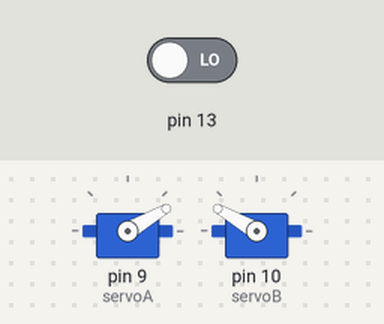
Recording of a sketch running on a simulated Arduino Uno, built with avr-gcc and run on an emulated ATmega328P. Parts: 2 × servo. Inputs (shaded band) come from the test bench; at power-on: pin 13 LOW. What the sketch prints to the serial monitor is not drawn.

Above: at 6.7 s.
6.8 s: pin 13 driven HIGH
At 8.7 s:
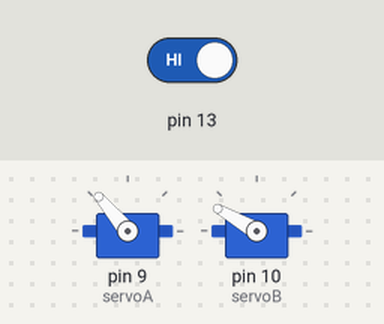
At 10.2 s:
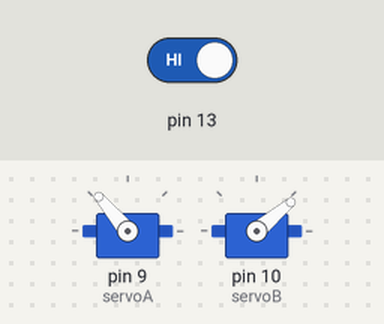
Timing chart, 0 to 11.7 s (numbered marks = the images above; inputs shaded):
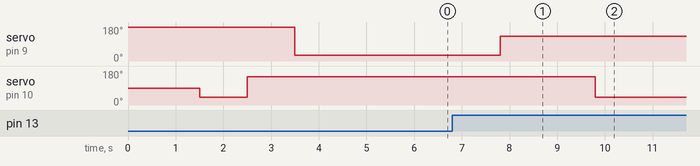

The sketch:

pad2.ino
```cpp
#include <Servo.h>
#include <SoftwareSerial.h>

SoftwareSerial mySerial(2, 255);  // RX=2, TX=未使用

Servo servoA;
Servo servoB;
Servo servoC;

int angleA = 180;
int angleB = 40;
int angleC = 105;

int dis_val_mm = 0;

volatile bool risingFlag = false;
volatile bool fallingFlag = false;
int prevState = LOW;  // 直前の状態（初期値LOW）

void setup() {
  // put your setup code here, to run once:
  Serial.begin(9600);
  mySerial.begin(9600);     // 親からの受信開始

  servoA.attach(9);    // デカサーボ
  servoB.attach(10);   // ミニサーボ
  //servoC.attach(9);   //角度サーボ

  servoA.write(angleA);
  delay(1500);
  servoB.write(angleB);

  delay(1000);
  servoB.write(150); //ミニサーボをロック位置にセット
  delay(1000);
  servoA.write(30);
  delay(2000);
}

void loop() {
  if (mySerial.available()) {
  String str = mySerial.readStringUntil('\n');  // 改行まで読む
  dis_val_mm = str.toInt();
  //Serial.print("受信データ: ");
  //Serial.println(dis_val_mm);
  }

  int state = digitalRead(13);

  if (prevState == LOW && state == HIGH) {
    risingFlag = true;
  } else if (prevState == HIGH && state == LOW){
    fallingFlag = true;
  }

  prevState = state; // 状態を記憶

  if (risingFlag) {
    int val = (257 - dis_val_mm) / 2;
    angleA = constrain(val, 130, 0);
    //angleA=30;

    delay(1000);
    servoA.write(angleA);
    delay(2000);
    servoB.write(40);
    delay(1000);
    risingFlag = false;
    Serial.println("RISING edge detected");
  }
  if (fallingFlag) {
    delay(4000);
    servoA.write(180);
    delay(4000);
    servoB.write(150);
    delay(1000);
    servoA.write(30);
    fallingFlag = false;
    Serial.println("FALLING edge detected");
  }
}
```

Measured:
- after the input at 6.8 s, servo on pin 9 (servoA): 30° → 130° after 1.0 s; servo on pin 10 (servoB): 150° → 40° after 3.0 s
